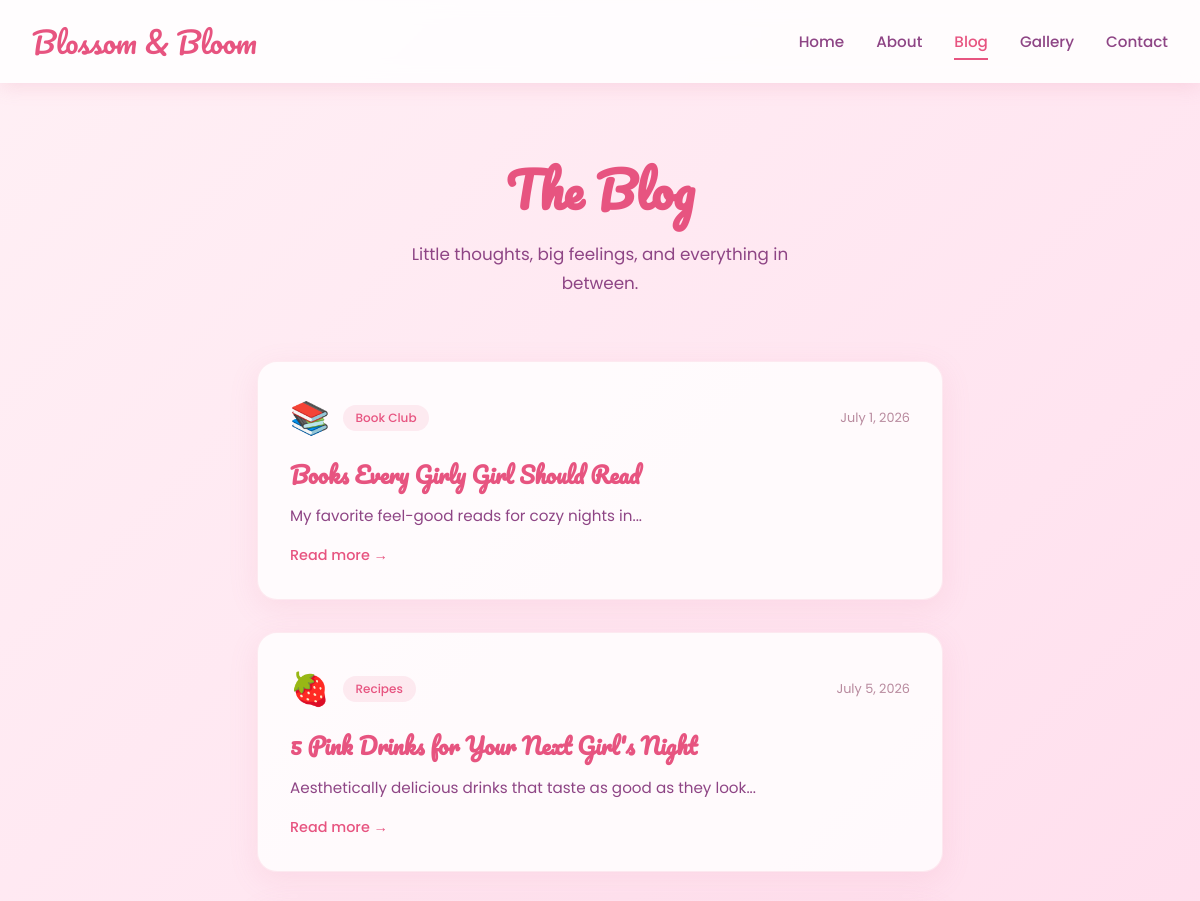
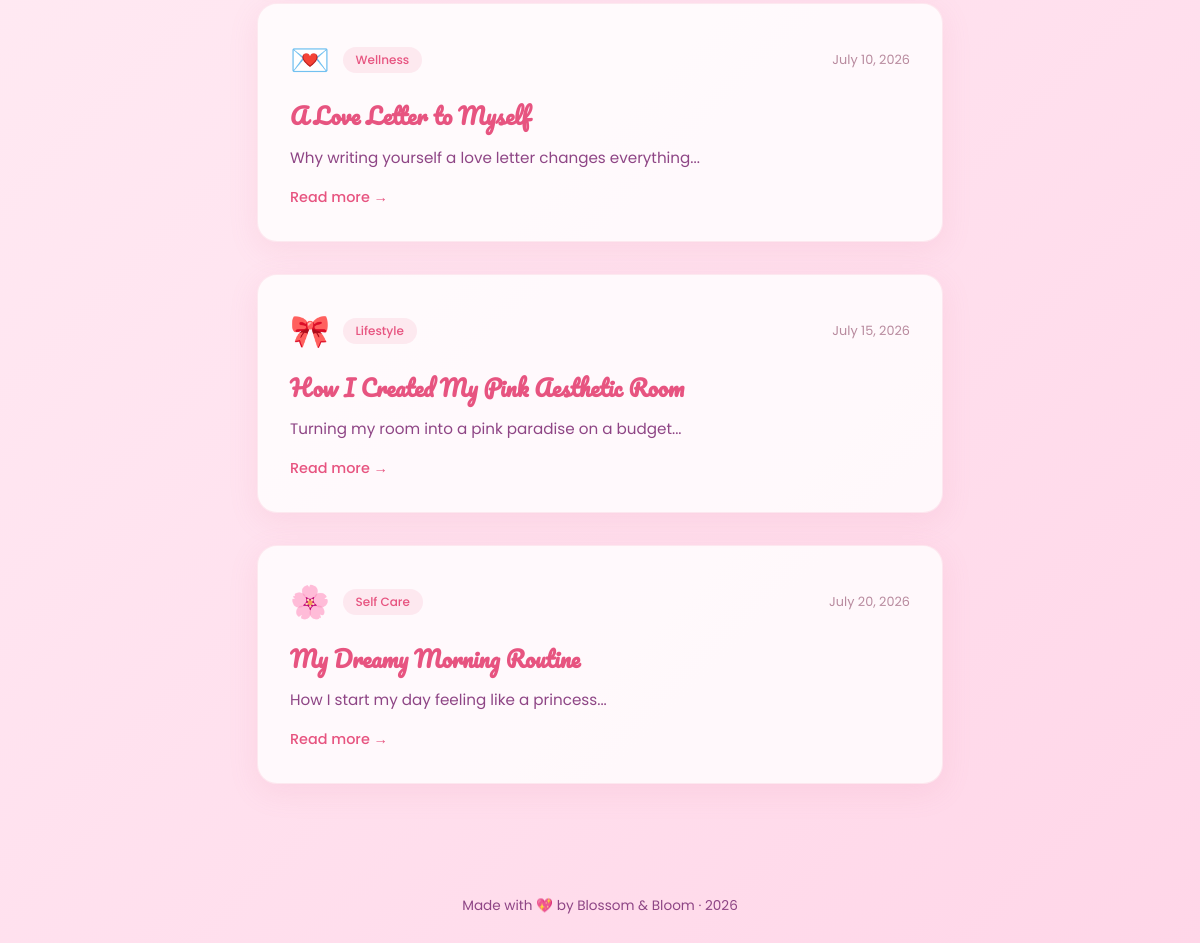
Page /blog on the committed database (2 pictures, top to bottom).
### tables this page shows
CREATE TABLE posts (
            id INTEGER PRIMARY KEY AUTOINCREMENT,
            slug TEXT UNIQUE NOT NULL,
            title TEXT NOT NULL,
            date TEXT NOT NULL,
            category TEXT NOT NULL,
            icon TEXT NOT NULL,
            excerpt TEXT NOT NULL,
            content TEXT NOT NULL
        );

### app.py (the view)
@app.route("/blog")
def blog():
    db = get_db()
    posts = db.execute("SELECT * FROM posts ORDER BY id DESC").fetchall()
    return render_template("blog.html", posts=posts)

### app.py (called while the page is built)
def get_db():
    if "db" not in g:
        g.db = sqlite3.connect(DB_PATH)
        g.db.row_factory = sqlite3.Row
    return g.db

### templates/blog.html (shortened to what this page needs)
<!DOCTYPE html>
<html lang="en">
<head>
</head>
<body>
    <nav>
        <a href="/" class="logo">Blossom & Bloom</a>
        <ul class="nav-links">
            <li><a href="/">Home</a></li>
            <li><a href="/about">About</a></li>
            <li><a href="/blog" class="active">Blog</a></li>
            <li><a href="/gallery">Gallery</a></li>
            <li><a href="/contact">Contact</a></li>
        </ul>
    </nav>
    <section class="hero">
        <h1>The Blog</h1>
        <p>Little thoughts, big feelings, and everything in between.</p>
    </section>
    <div class="posts">
        {% for post in posts %}
        <a href="/blog/{{ post.slug }}" class="post-card">
            <div class="post-meta">
                <span class="post-icon">{{ post.icon }}</span>
                <span class="post-category">{{ post.category }}</span>
                <span class="post-date">{{ post.date }}</span>
            </div>
            <h2>{{ post.title }}</h2>
            <p>{{ post.excerpt }}</p>
            <span class="read-more">Read more</span>
        </a>
        {% endfor %}
    </div>
    <footer>
        Made with &#128150; by Blossom & Bloom &middot; 2026
    </footer>
</body>
</html>

### templates/blog.html (style rules this page uses)
* { margin: 0; padding: 0; box-sizing: border-box; }
body { font-family: 'Poppins', sans-serif; background: linear-gradient(135deg, #fff0f5, #ffe4f0, #ffd6e8); color: #5a2d4e; min-height: 100vh; }
nav { background: rgba(255, 255, 255, 0.85); backdrop-filter: blur(10px); padding: 1rem 2rem; display: flex; justify-content: space-between; align-items: center; box-shadow: 0 2px 20px rgba(219, 112, 147, 0.2); position: sticky; top: 0; z-index: 100; }
.logo { font-family: 'Pacifico', cursive; font-size: 1.8rem; color: #e75480; text-decoration: none; }
.nav-links { display: flex; gap: 2rem; list-style: none; }
.nav-links a { text-decoration: none; color: #8e4585; font-weight: 500; font-size: 0.95rem; padding: 0.4rem 0; border-bottom: 2px solid transparent; transition: all 0.3s; }
.nav-links a:hover, .nav-links a.active { color: #e75480; border-bottom-color: #e75480; }
.hero { text-align: center; padding: 4rem 2rem 2rem; }
.hero h1 { font-family: 'Pacifico', cursive; font-size: 3rem; color: #e75480; margin-bottom: 0.5rem; }
.hero p { color: #8e4585; font-size: 1.05rem; max-width: 450px; margin: 0 auto; line-height: 1.7; }
.posts { max-width: 750px; margin: 2rem auto; padding: 0 2rem 3rem; display: flex; flex-direction: column; gap: 2rem; }
.post-card { background: rgba(255, 255, 255, 0.8); border-radius: 20px; padding: 2rem; box-shadow: 0 8px 30px rgba(219, 112, 147, 0.12); border: 1px solid rgba(231, 84, 128, 0.1); transition: transform 0.3s, box-shadow 0.3s; text-decoration: none; color: inherit; display: block; }
.post-meta { display: flex; align-items: center; gap: 0.8rem; margin-bottom: 0.8rem; }
.post-icon { font-size: 2rem; }
.post-category { background: rgba(231, 84, 128, 0.1); color: #e75480; padding: 0.25rem 0.8rem; border-radius: 20px; font-size: 0.75rem; font-weight: 500; }
.post-date { color: #b88a9e; font-size: 0.8rem; margin-left: auto; }
.post-card h2 { font-size: 1.4rem; color: #e75480; margin-bottom: 0.6rem; font-family: 'Pacifico', cursive; }
.post-card p { color: #8e4585; line-height: 1.7; font-size: 0.95rem; }
.read-more { display: inline-block; margin-top: 1rem; color: #e75480; font-weight: 500; font-size: 0.9rem; }
.read-more::after { content: " \2192"; }
footer { text-align: center; padding: 2rem; color: #8e4585; font-size: 0.85rem; margin-top: 2rem; }

### rows in the picture
posts: icon "📚", category "Book Club", date "July 1, 2026", title "Books Every Girly Girl Should Read", excerpt "My favorite feel-good reads for cozy nights in..."
posts: icon "🍓", category "Recipes", date "July 5, 2026", title "5 Pink Drinks for Your Next Girl's Night", excerpt "Aesthetically delicious drinks that taste as good as they look..."
posts: icon "💌", category "Wellness", date "July 10, 2026", title "A Love Letter to Myself", excerpt "Why writing yourself a love letter changes everything..."
posts: icon "🎀", category "Lifestyle", date "July 15, 2026", title "How I Created My Pink Aesthetic Room", excerpt "Turning my room into a pink paradise on a budget..."
posts: icon "🌸", category "Self Care", date "July 20, 2026", title "My Dreamy Morning Routine", excerpt "How I start my day feeling like a princess..."
